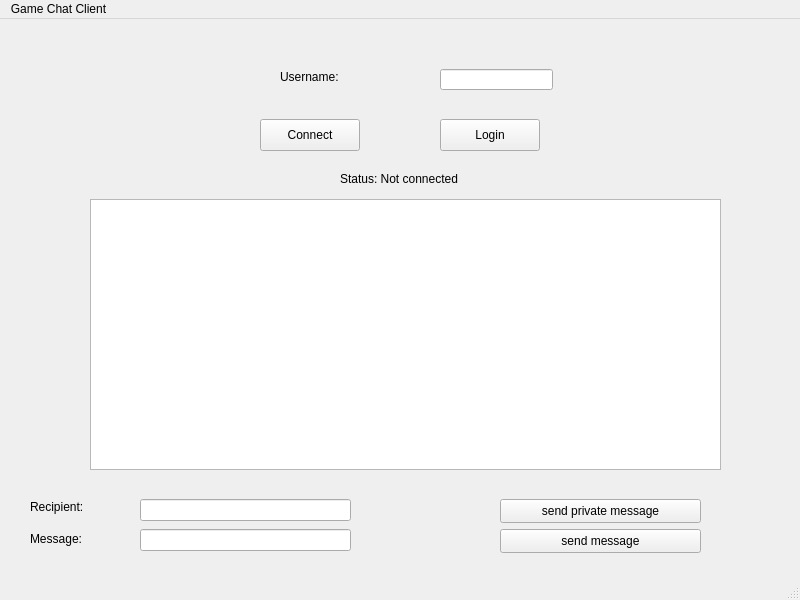
<?xml version="1.0" encoding="UTF-8"?>
<ui version="4.0">
 <class>MainWindow</class>
 <widget class="QMainWindow" name="MainWindow">
  <property name="geometry">
   <rect>
    <x>0</x>
    <y>0</y>
    <width>800</width>
    <height>600</height>
   </rect>
  </property>
  <property name="windowTitle">
   <string>MainWindow</string>
  </property>
  <widget class="QWidget" name="centralwidget">
   <widget class="QLabel" name="usernameLabel">
    <property name="geometry">
     <rect>
      <x>280</x>
      <y>50</y>
      <width>71</width>
      <height>16</height>
     </rect>
    </property>
    <property name="text">
     <string>Username:</string>
    </property>
   </widget>
   <widget class="QLineEdit" name="usernameLineEdit">
    <property name="geometry">
     <rect>
      <x>440</x>
      <y>50</y>
      <width>113</width>
      <height>21</height>
     </rect>
    </property>
   </widget>
   <widget class="QPushButton" name="connectButton">
    <property name="geometry">
     <rect>
      <x>260</x>
      <y>100</y>
      <width>100</width>
      <height>32</height>
     </rect>
    </property>
    <property name="text">
     <string>Connect</string>
    </property>
   </widget>
   <widget class="QPushButton" name="loginButton">
    <property name="geometry">
     <rect>
      <x>440</x>
      <y>100</y>
      <width>100</width>
      <height>32</height>
     </rect>
    </property>
    <property name="text">
     <string>Login</string>
    </property>
   </widget>
   <widget class="QLabel" name="statusLabel">
    <property name="geometry">
     <rect>
      <x>340</x>
      <y>150</y>
      <width>121</width>
      <height>20</height>
     </rect>
    </property>
    <property name="text">
     <string>Status: Not connected</string>
    </property>
   </widget>
   <widget class="QLineEdit" name="messageLineEdit">
    <property name="geometry">
     <rect>
      <x>140</x>
      <y>510</y>
      <width>211</width>
      <height>22</height>
     </rect>
    </property>
   </widget>
   <widget class="QPushButton" name="sendButton">
    <property name="geometry">
     <rect>
      <x>500</x>
      <y>510</y>
      <width>201</width>
      <height>24</height>
     </rect>
    </property>
    <property name="text">
     <string>send message</string>
    </property>
   </widget>
   <widget class="QTextEdit" name="chatTextEdit">
    <property name="geometry">
     <rect>
      <x>90</x>
      <y>180</y>
      <width>631</width>
      <height>271</height>
     </rect>
    </property>
   </widget>
   <widget class="QLineEdit" name="recipientLineEdit">
    <property name="geometry">
     <rect>
      <x>140</x>
      <y>480</y>
      <width>211</width>
      <height>22</height>
     </rect>
    </property>
   </widget>
   <widget class="QPushButton" name="privateSendButton">
    <property name="geometry">
     <rect>
      <x>500</x>
      <y>480</y>
      <width>201</width>
      <height>24</height>
     </rect>
    </property>
    <property name="text">
     <string>send private message</string>
    </property>
   </widget>
   <widget class="QLabel" name="messageLabel">
    <property name="geometry">
     <rect>
      <x>30</x>
      <y>510</y>
      <width>91</width>
      <height>20</height>
     </rect>
    </property>
    <property name="text">
     <string>Message:</string>
    </property>
   </widget>
   <widget class="QLabel" name="recipientLabel">
    <property name="geometry">
     <rect>
      <x>30</x>
      <y>480</y>
      <width>81</width>
      <height>16</height>
     </rect>
    </property>
    <property name="text">
     <string>Recipient: </string>
    </property>
   </widget>
  </widget>
  <widget class="QMenuBar" name="menubar">
   <property name="geometry">
    <rect>
     <x>0</x>
     <y>0</y>
     <width>800</width>
     <height>22</height>
    </rect>
   </property>
   <widget class="QMenu" name="menuGame_Chat_Client">
    <property name="title">
     <string>Game Chat Client</string>
    </property>
   </widget>
   <addaction name="menuGame_Chat_Client"/>
  </widget>
  <widget class="QStatusBar" name="statusbar"/>
 </widget>
 <resources/>
 <connections/>
</ui>
